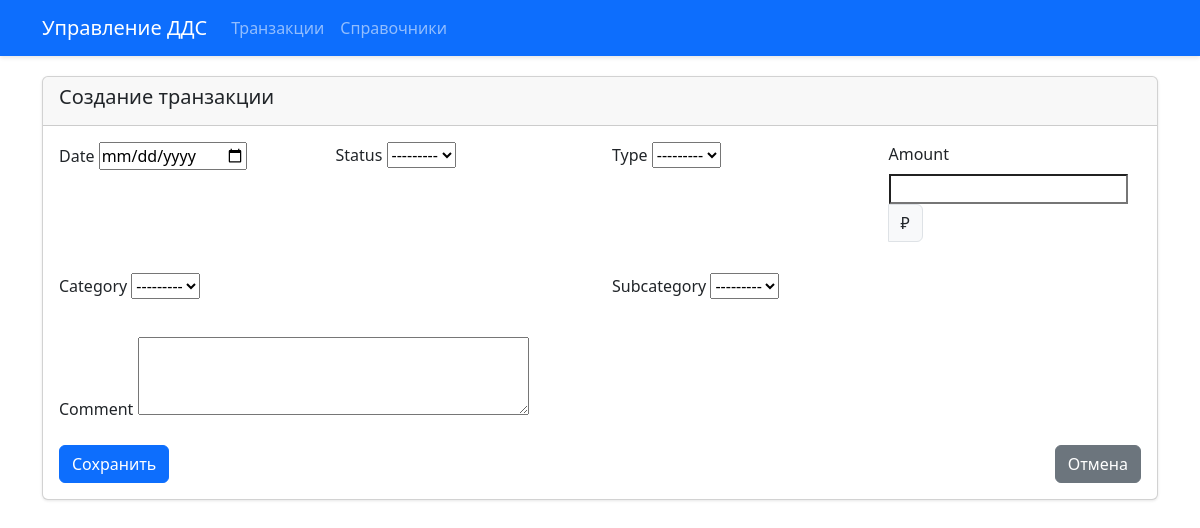
Page /create/ on the earlier database version.
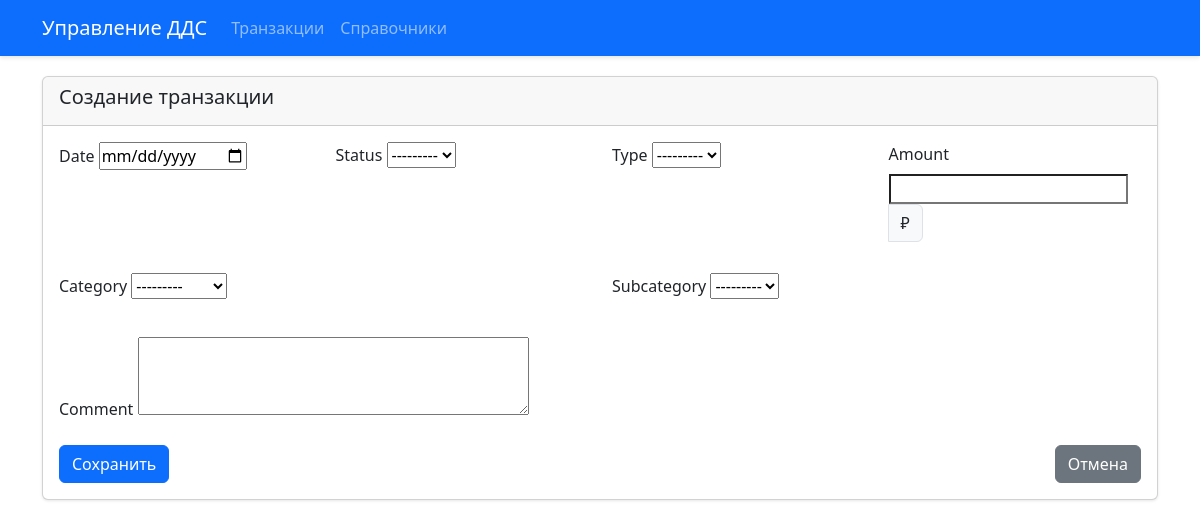
Same page on the later database version.
### dds/models.py (models this page shows)
class Status(models.Model):
    name = models.CharField(max_length=100, unique=True)
    def __str__(self):
        return self.name

class Type(models.Model):
    name = models.CharField(max_length=100, unique=True)
    def __str__(self):
        return self.name

### dds/views.py (the view)
# urls.py: path('create/', TransactionCreateView.as_view(), name='transaction_create'),
class TransactionCreateView(CreateView):
    model = Transaction
    form_class = TransactionForm
    template_name = 'transaction_form.html'
    success_url = reverse_lazy('dds:transaction_list')
    def get_context_data(self, **kwargs):
        context = super().get_context_data(**kwargs)
        context['form_title'] = 'Создание транзакции'
        return context

### dds/forms.py (shortened to what this page needs)
class TransactionForm(forms.ModelForm):
    class Meta:
        model = Transaction
        fields = '__all__'
        widgets = {
            'date': forms.DateInput(attrs={'type': 'date'}),
            'comment': forms.Textarea(attrs={'rows': 3}),
        }
    def __init__(self, *args, **kwargs):
        super().__init__(*args, **kwargs)
        self.fields['subcategory'].queryset = Subcategory.objects.none()

### dds/models.py (called while the page is built)
    def __str__(self):
        return self.name

### dds/templates/transaction_form.html (shortened to what this page needs)
{% extends "base.html" %}
{% block content %}
<div class="card">
    <div class="card-header">
        <h5>{{ form_title }}</h5>
    </div>
    <div class="card-body">
        <form method="post" novalidate>
            <div class="row mb-3">
                <div class="col-md-3">
                    <div class="form-group">
                        <label class="form-label">{{ form.date.label }}</label>
                        {{ form.date }}
                    </div>
                </div>
                <div class="col-md-3">
                    <div class="form-group">
                        <label class="form-label">{{ form.status.label }}</label>
                        {{ form.status }}
                    </div>
                </div>
                <div class="col-md-3">
                    <div class="form-group">
                        <label class="form-label">{{ form.type.label }}</label>
                        {{ form.type }}
                    </div>
                </div>
                <div class="col-md-3">
                    <div class="form-group">
                        <label class="form-label">{{ form.amount.label }}</label>
                        <div class="input-group">
                            {{ form.amount }}
                            <span class="input-group-text">₽</span>
                        </div>
                    </div>
                </div>
            </div>
            <div class="row mb-3">
                <div class="col-md-6">
                    <div class="form-group">
                        <label class="form-label">{{ form.category.label }}</label>
                        {{ form.category }}
                    </div>
                </div>
                <div class="col-md-6">
                    <div class="form-group">
                        <label class="form-label">{{ form.subcategory.label }}</label>
                        {{ form.subcategory }}
                    </div>
                </div>
            </div>
            <div class="mb-3">
                <div class="form-group">
                    <label class="form-label">{{ form.comment.label }}</label>
                    {{ form.comment }}
                </div>
            </div>
            <div class="d-flex justify-content-between">
                <button type="submit" class="btn btn-primary">
                     Сохранить
                </button>
                <a href="{% url 'dds:transaction_list' %}" class="btn btn-secondary">
                     Отмена
                </a>
            </div>
        </form>
    </div>
</div>
{% endblock %}

Differences in the rows shown:
added Status: status.label "Status"
added Type: type.label "Type"
Other differences:
text no longer shown: "Status Type"
